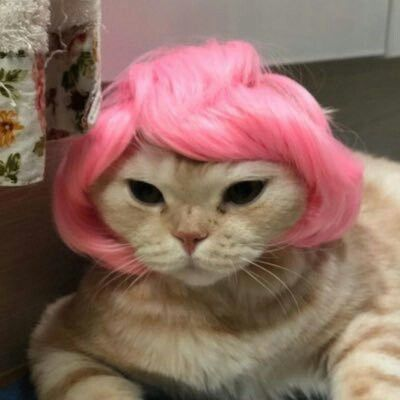
#> input picture CV_Builder_Series/5ad30b721ae28a6748be82130f9828ec.jpg, 400 x 400 px, found by its file name
$ python task_1_Warmup.py
#> lines starting #> are read from the running program, lines starting #| are printed output that depends on the picture
import cv2
import numpy as np

# Paths to the images
path1 = r"C:\Users\rohan\OneDrive\Desktop\Build club\CV_Builder_Series\5ad30b721ae28a6748be82130f9828ec.jpg"
path2 = r"C:\Users\rohan\OneDrive\Desktop\Build club\CV_Builder_Series\9c1318551dbc9159f5bcceb977bd7c94.jpg"

# Read the two images
image1 = cv2.imread(path1)
#> image1 is the input picture: shape (400, 400, 3); mean B, G, R 96, 107.2, 138.8
image2 = cv2.imread(path2)
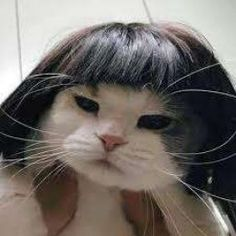
#> input picture CV_Builder_Series/9c1318551dbc9159f5bcceb977bd7c94.jpg, 236 x 236 px, found by its file name
#> image2 is the input picture: shape (236, 236, 3); mean B, G, R 102.6, 107.3, 113.5

# Check if both images are loaded successfully
if image1 is None or image2 is None:
    print("Error: One or both images could not be loaded.")
else:
    # Resize the images to ensure they have the same height
    height = min(image1.shape[0], image2.shape[0])  # Minimum height of the two images
#> height = 236
    width1 = int(image1.shape[1] * height / image1.shape[0])  # Adjust width proportionally
#> width1 = 236
    width2 = int(image2.shape[1] * height / image2.shape[0])  # Adjust width proportionally
#> width2 = 236
    image1_resized = cv2.resize(image1, (width1, height))
    image2_resized = cv2.resize(image2, (width2, height))

    # Concatenate the two images side by side (horizontally)
    concatenated_color = np.hstack((image1_resized, image2_resized))
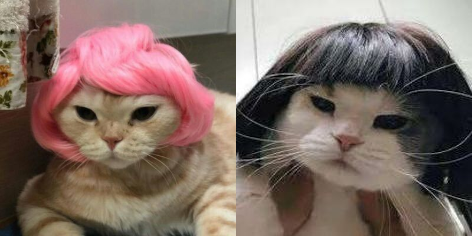
#> concatenated_color: shape (236, 472, 3); mean B, G, R 99.2, 107.2, 126.1

    # Convert the concatenated image to grayscale
    concatenated_gray = cv2.cvtColor(concatenated_color, cv2.COLOR_BGR2GRAY)
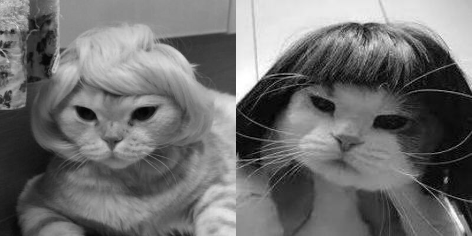
#> concatenated_gray: shape (236, 472); min 0, max 255, mean 111.9

    # Convert the grayscale image to 3 channels to match the color images
    concatenated_gray_3channel = cv2.cvtColor(concatenated_gray, cv2.COLOR_GRAY2BGR)

    # Stack the color images on top and the grayscale images on the bottom
    final_image = np.vstack((concatenated_color, concatenated_gray_3channel))
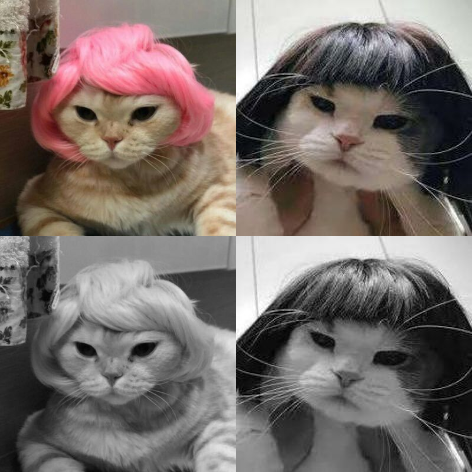
#> final_image: shape (472, 472, 3); mean B, G, R 105.6, 109.6, 119

    # Save the final image
    cv2.imwrite('A1_solution.jpg', final_image)

    # Display the final image (optional)
    cv2.imshow("Final Image", final_image)
    cv2.waitKey(0)
    cv2.destroyAllWindows()
